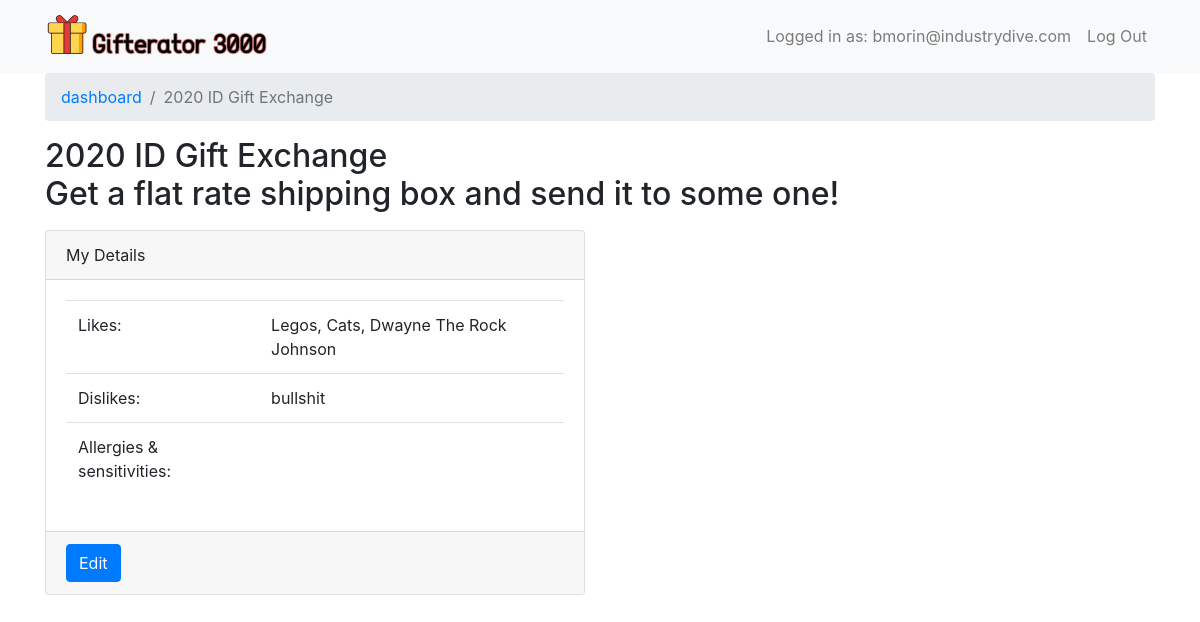
Before: /giftexchange/1/ (signed in) with the older database file.
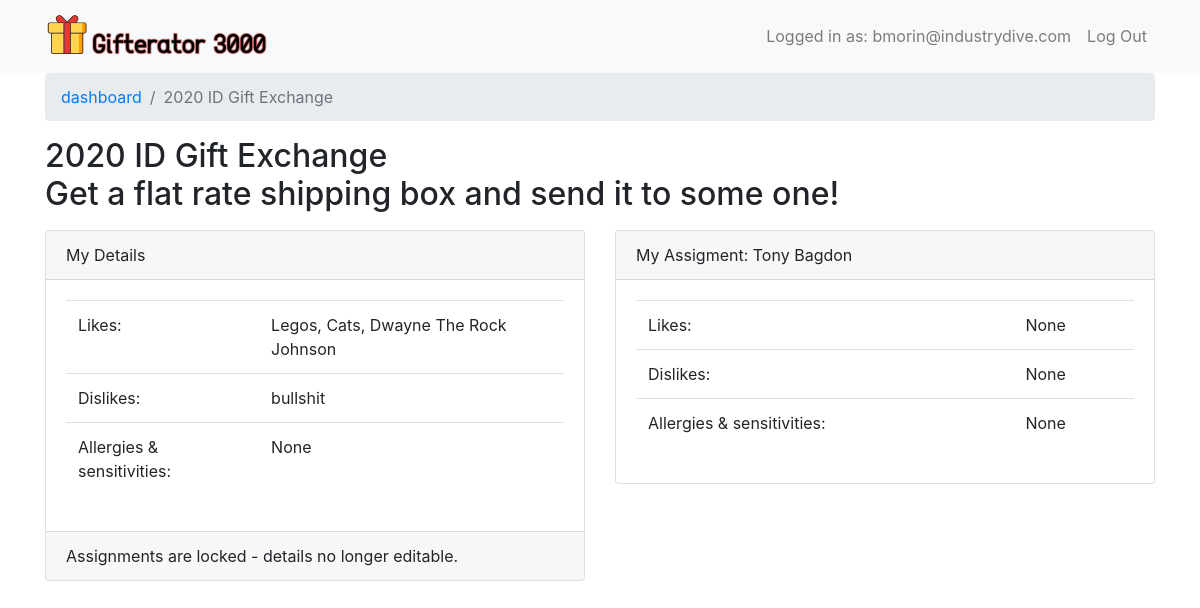
After: the same page with the newer database file.
### giftexchange/models.py (models this page shows, shortened)
class Participant(models.Model):
	appuser = models.ForeignKey(AppUser, on_delete=models.CASCADE)
	giftexchange = models.ForeignKey(GiftExchange, on_delete=models.CASCADE)
	likes = models.TextField(blank=True, null=True)
	dislikes = models.TextField(blank=True, null=True)
	allergies_sensitivities = models.TextField(blank=True, null=True)

class AppUser(models.Model):
	djangouser = models.OneToOneField(User, on_delete=models.CASCADE)
	needs_password_reset = models.BooleanField(default=True)
	default_likes = models.TextField(blank=True, null=True)
	default_dislikes = models.TextField(blank=True, null=True)
	default_allergies_sensitivities = models.TextField(blank=True, null=True)
	def exchange_participant(self, giftexchange):
		participant_exists = Participant.objects.filter(appuser=self, giftexchange=giftexchange).exists()
		if participant_exists:
			return Participant.objects.get(appuser=self, giftexchange=giftexchange)
		return False
	@classmethod
	def get(cls, djangouser):
		return cls.objects.get(djangouser=djangouser)

### giftexchange/views.py (the view, shortened to what this page needs)
# urls.py: path('giftexchange/<int:giftexchange_id>/', views.GiftExchangeDetail.as_view(), name='giftexchange_detail'),
class GiftExchangeDetail(GiftExchangeView):
	def get(self, request, *args, **kwargs):
		if not kwargs.get('appuser_id'):
			appuser = AppUser.get(djangouser=request.user)
			giftexchange, participant_details = self._get_participant_and_exchange(appuser, self.giftexchange_id)
			breadcrumbs = [
				('dashboard', reverse('dashboard')),
				(self.giftexchange.title, None)
			]
		assignment_details = None
		if self.giftexchange.assignments_locked:
			assignment_details = giftexchange.get_assignment(appuser)
		template = loader.get_template('giftexchange/giftexchange_detail.html')
		context = {
			'breadcrumbs': breadcrumbs,
			'admin_user': self.is_admin,
			'appuser': appuser,
			'participant_details': participant_details,
			'assignment_details': assignment_details,
			'giftexchange': giftexchange
		}
		return HttpResponse(template.render(context, request))

### giftexchange/models.py (called while the page is built)
	def get_assignment(self, giver_appuser):
		giver_participant = Participant.objects.get(giftexchange=self, appuser=giver_appuser)
		return ExchangeAssignment.objects.filter(giftexchange=self, giver=giver_participant).first().reciever

### giftexchange/views.py (called while the page is built)
	def _get_participant_and_exchange(self, appuser, giftexchange_id):
		giftexchange = None
		participant_details = None
		giftexchange = GiftExchange.objects.filter(pk=giftexchange_id).first()
		if giftexchange:
			participant_details = appuser.exchange_participant(giftexchange)
		return giftexchange, participant_details

	def setup(self, request, *args, **kwargs):
		super(AuthenticatedView, self).setup(request, *args, **kwargs)
		if not self.request.user.is_authenticated:
			raise Http404('Login Required')
		self.giftexchange = None
		self.is_admin = False
		self.djangouser = request.user
		self.appuser = AppUser.get(djangouser=self.djangouser)
		if 'giftexchange_id' in kwargs:
			self.giftexchange = GiftExchange.objects.filter(pk=kwargs['giftexchange_id']).first()
			self.giftexchange_id = self.giftexchange.pk

### giftexchange/templates/giftexchange/giftexchange_detail.html
{% extends 'giftexchange/base.html' %}
{% block page_content %}
	<h2>{{giftexchange.title}}{% if appuser in giftexchange.admin_appuser.all %}
	<p>{{giftexchange.description}}</p>
	{% endif %}</h2>
<div class="row">
	<div class="col-6">
	<div class="card">
		<div class="card-header">
	    	My Details
	  </div>
	  <div class="card-body">
	  		<table class="table">
	  			<tr>
	  				<td>Likes: </td>
	  				<td>{{participant_details.likes}}</td>
	  			</tr>
	  			<tr>
	  				<td>Dislikes: </td>
	  				<td>{{participant_details.dislikes}}</td>
	  			</tr>
	  			<tr>
	  				<td>Allergies & sensitivities: </td>
	  				<td>{{participant_details.allergies_sensitivities}}</td>
	  			</tr>
	  		</table>
	  </div>
	  <div class="card-footer">
	  	{% if not giftexchange.assignments_locked %}
			<a href="{% url 'giftexchange_detail_edit' giftexchange_id=giftexchange.pk %}"><button class="btn btn-primary">Edit</button></a>
		{% else %}
			Assignments are locked - details no longer editable.
		{% endif %}
	  </div>
	</div>
	</div>
	{% if giftexchange.assignments_locked %}
		<div class="col-6">
			<div class="card">
				<div class="card-header">
		    		My Assigment: {{assignment_details.appuser.djangouser.first_name}} {{assignment_details.appuser.djangouser.last_name}}
		  		</div>
			  <div class="card-body">
			  		<table class="table">
			  			<tr>
			  				<td>Likes: </td>
			  				<td>{{assignment_details.likes}}</td>
			  			</tr>
			  			<tr>
			  				<td>Dislikes: </td>
			  				<td>{{assignment_details.dislikes}}</td>
			  			</tr>
			  			<tr>
			  				<td>Allergies & sensitivities: </td>
			  				<td>{{assignment_details.allergies_sensitivities}}</td>
			  			</tr>
			  		</table>
			  </div>
			</div>
		</div>
		</div>
	{% endif %}
</div>
{% endblock %}

Changed rows visible on the page:
changed GiftExchange "Get a flat rate shipping box and send it to some one!": assignments_locked False → True (drawn)
changed Participant "Legos, Cats, Dwayne The Rock Johnson": allergies_sensitivities (not shown) → "None"
now on this page (row unchanged): Participant: appuser.djangouser.first_name "Tony", appuser.djangouser.last_name "Bagdon", likes "None", dislikes "None", allergies_sensitivities "None"
Other visible differences:
text no longer shown: "Edit"
text now shown: "Assignments are locked - details no longer editable. My Assigment: Likes: Dislikes: Allergies & sensitivities:"
